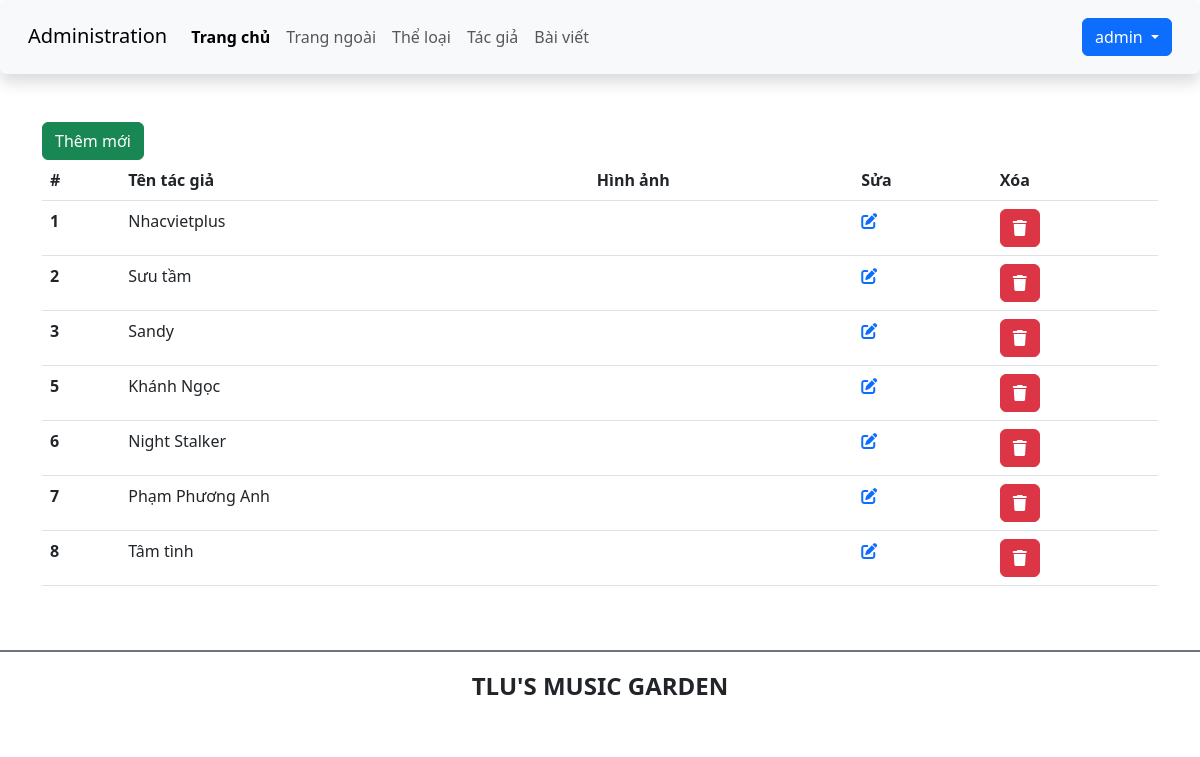
Screenshot of /admin/author/author.php (signed in) with the database file from the repository.
### tables this page shows
CREATE TABLE `tacgia` (
  `ma_tgia` int UNSIGNED NOT NULL,
  `ten_tgia` varchar(100) NOT NULL,
  `hinh_tgia` varchar(100) DEFAULT NULL
);

### includes/Database.php (called while the page is built, shortened)
<?php
    function handleData($result){
        $res = [];
        while($row = mysqli_fetch_assoc($result)) {
            $res[] = $row;
        }
        return $res;
    }
class Database {
    public $conn = null;
    public $sname = "localhost";
    public $uname = "root";
    public $upass = "admin";
    public $dbname = "btth01_cse485";
    public $sport = 3306;
    public function getConnection(){
        try {
            $this->conn = new mysqli($this->sname, $this->uname, $this->upass, $this->dbname, $this->sport);
        } catch (Exception $e) {
            echo "Connect database fail";
        }
    }
    public function getAllRecordTable($table_name) {
        $string_query = "SELECT * FROM $table_name";
        $result = $this->conn->query($string_query);
        return handleData($result);
    }
}
    $db = new Database();
?>

### admin/author/author.php (the view, shortened to what this page needs)
<!DOCTYPE html>
<html lang="en">
<head>
    <link href="https://cdn.jsdelivr.net/npm/bootstrap@5.3.0-alpha1/dist/css/bootstrap.min.css" rel="stylesheet">
    <link rel="stylesheet" href="https://cdnjs.cloudflare.com/ajax/libs/font-awesome/6.3.0/css/all.min.css" />
    <link rel="stylesheet" href="css/style_login.css">
</head>
<body>
    <?php
        include '../layouts/header.php';
        include '../../includes/Database.php';
    ?>
    <main class="container mt-5 mb-5">
        <div class="row">
            <div class="col-sm">
                <a href="add_author.php" class="btn btn-success">Thêm mới</a>
                <table class="table">
                    <thead>
                        <tr>
                            <th scope="col">#</th>
                            <th scope="col">Tên tác giả</th>
                            <th scope="col">Hình ảnh</th>
                            <th>Sửa</th>
                            <th>Xóa</th>
                        </tr>
                    </thead>
                    <tbody>
                        <?php
                            foreach($db->getAllRecordTable("tacgia") as $key => $val){
                        ?>
                            <tr>
                                <th scope="row"><?php echo $val["ma_tgia"] ?></th>
                                <td><?php echo $val["ten_tgia"] ?></td>
                                <td><img src="<?php echo $val["hinh_tgia"] ?>" alt=""></td>
                                <td>
                                    <a href="edit_author.php?id=<?php echo $val["ma_tgia"] ?>"><i class="fa-solid fa-pen-to-square"></i></a>
                                </td>
                                <td>
                                    <form action="process_author.php" method="post">
                                        <button type="submit" class="btn btn-danger"><i class="fa fa-trash"></i></button>
                                    </form>
                                </td>
                            </tr>
                        <?php
                            }
                        ?>
                    </tbody>
                </table>
            </div>
        </div>
    </main>
    <?php
        include '../layouts/footer.php';
    ?>
</body>
</html>

### admin/layouts/header.php (shortened to what this page needs)
<header>
        <nav class="navbar navbar-expand-lg bg-body-tertiary shadow p-3 bg-white rounded">
            <div class="container-fluid">
                <div class="h3">
                    <a class="navbar-brand" href="#">Administration</a>
                </div>
                <div class="collapse navbar-collapse" id="navbarSupportedContent">
                    <ul class="navbar-nav me-auto mb-2 mb-lg-0">
                        <li class="nav-item">
                            <a class="nav-link active fw-bold" aria-current="page" href="./">Trang chủ</a>
                        </li>
                        <li class="nav-item">
                            <a class="nav-link" href="../index.php">Trang ngoài</a>
                        </li>
                        <li class="nav-item">
                            <a class="nav-link" href="../../../BTTH01_CSE485/admin/category/category.php">Thể loại</a>
                        </li>
                        <li class="nav-item">
                            <a class="nav-link" href="../../../BTTH01_CSE485/admin/author/author.php">Tác giả</a>
                        </li>
                        <li class="nav-item">
                            <a class="nav-link" href="../../../BTTH01_CSE485/admin/article/article.php">Bài viết</a>
                        </li>
                    </ul>
                    <div class="d-flex">
                        <?php
                        if (isset($_SESSION["isLogin"])) {
                            if ($_SESSION["isLogin"] == 1){
                                ?>
                                <div class="btn-group">
                                <button type="button" class="btn btn-primary dropdown-toggle" data-bs-toggle="dropdown" aria-expanded="false">
                                    <?php echo $_SESSION["role"] ?>
                                </button>
                                </div>
                                <?php
                            } else {
                                header("Location: ../../../../BTTH01_CSE485/login.php");
                            }
                        } else {
                            header("Location: ../../../../BTTH01_CSE485/login.php");
                        }
                        ?>
                    </div>
                </div>
            </div>
        </nav>
    </header>

### admin/layouts/footer.php
<footer class="bg-white d-flex justify-content-center align-items-center border-top border-secondary  border-2" style="height:80px">
    <h4 class="text-center text-uppercase fw-bold">TLU's music garden</h4>
</footer>

### rows the page displays
tacgia: ma_tgia "1", ten_tgia "Nhacvietplus"
tacgia: ma_tgia "2", ten_tgia "Sưu tầm"
tacgia: ma_tgia "3", ten_tgia "Sandy"
tacgia: ma_tgia "5", ten_tgia "Khánh Ngọc"
tacgia: ma_tgia "6", ten_tgia "Night Stalker"
tacgia: ma_tgia "7", ten_tgia "Phạm Phương Anh"
tacgia: ma_tgia "8", ten_tgia "Tâm tình"

### other values shown
$_SESSION["role"] "admin"
